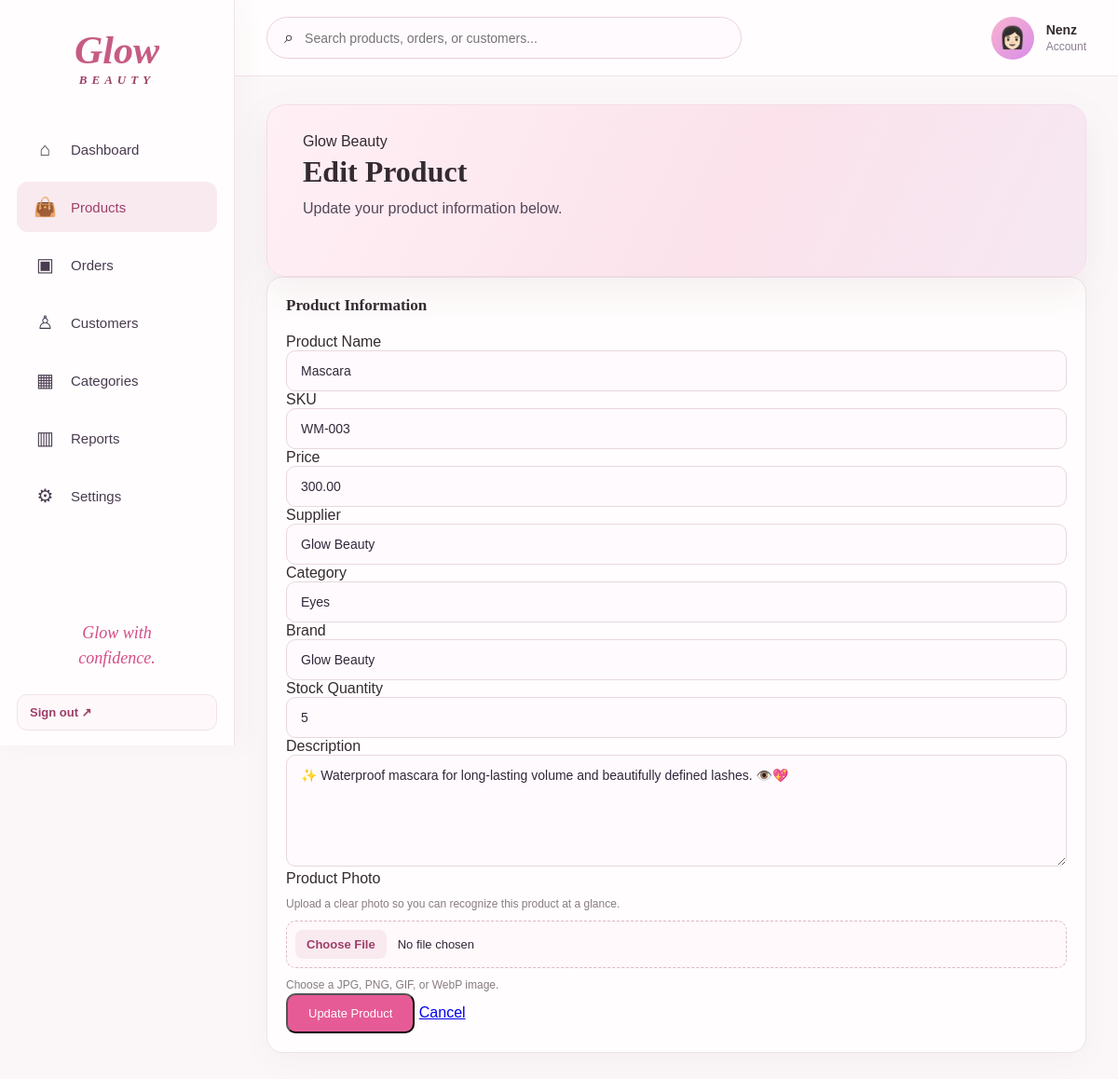
/products/edit/104/ (signed in), run on the app's committed database.
### my_app/models.py (models this page shows, shortened)
class Product(models.Model):
    product_id = models.AutoField(primary_key=True)
    name = models.CharField(max_length=100)
    sku = models.CharField(max_length=50, unique=True)
    price = models.DecimalField(max_digits=10, decimal_places=2)
    supplier = models.CharField(max_length=100)
    category = models.CharField(max_length=100)
    brand = models.CharField(max_length=100)
    stock_quantity = models.IntegerField(default=0)
    description = models.TextField()
    image = models.ImageField(upload_to="products/", blank=True)
    date_added = models.DateField(auto_now_add=True)

### my_app/views.py (the view)
# urls.py: path("products/edit/<int:product_id>/", views.product_edit, name="product_edit"),
@login_required
def product_edit(request, product_id):
    product = get_object_or_404(
        Product,
        product_id=product_id
    )
    if request.method == "POST":
        form = ProductForm(
            request.POST,
            request.FILES,
            instance=product,
        )
        if form.is_valid():
            form.save()
            return redirect("product_list")
    else:
        form = ProductForm(
            instance=product
        )
    return render(
        request,
        "my_app/product_form.html",
        {
            "form": form,
            "product": product
        }
    )

### my_app/templates/my_app/product_form.html (shortened to what this page needs)
{% load static %}
<!DOCTYPE html>
<html lang="en">
<head>
    <link rel="stylesheet" href="{% static 'my_app/style.css' %}">
    <link rel="stylesheet" href="{% static 'my_app/dashboard_theme.css' %}">
</head>
<body>
<aside class="sidebar">
    <div class="logo">
        <div class="logo-main">Glow</div>
        <div class="logo-sub">BEAUTY</div>
    </div>
    <ul class="nav-menu">
        <li>
            <a href="{% url 'dashboard' %}">
                <span class="nav-icon">⌂</span>
                <span>Dashboard</span>
            </a>
        </li>
        <li>
            <a href="{% url 'product_list' %}" class="active">
                <span class="nav-icon">👜</span>
                <span>Products</span>
            </a>
        </li>
        <li>
            <a href="{% url 'orders' %}">
                <span class="nav-icon">▣</span>
                <span>Orders</span>
            </a>
        </li>
        <li>
            <a href="{% url 'customers' %}">
                <span class="nav-icon">♙</span>
                <span>Customers</span>
            </a>
        </li>
        <li>
            <a href="{% url 'categories' %}">
            <span class="nav-icon">▦</span>
            <span>Categories</span>
        </a>
    </li>
       <li>
        <a href="{% url 'reports' %}">
            <span class="nav-icon">▥</span>
            <span>Reports</span>
        </a>
    </li>
        <li>
        <a href="{% url 'settings' %}">
            <span class="nav-icon">⚙</span>
            <span>Settings</span>
        </a>
    </li>
</ul>
    <div class="sidebar-bottom">
        <p>
            Glow with<br>
            confidence.
        </p>
    </div>
    <form class="logout-form" method="post" action="{% url 'logout' %}">
        <button type="submit">Sign out <span aria-hidden="true">↗</span></button>
    </form>
</aside>
<main class="main">
    <header class="topbar">
        <div class="search-box">
            <span>⌕</span>
            <input
                type="text"
                placeholder="Search products, orders, or customers..."
            >
        </div>
        <div class="profile">
            <div class="profile-avatar">
                👩🏻
            </div>
            <div>
                <div class="profile-name">
                    {{ request.user.get_full_name|default:request.user.username }}
                </div>
                <div class="profile-role">
                    Account
                </div>
            </div>
        </div>
    </header>
    <section class="content">
        <div class="welcome">
            <h4>Glow Beauty</h4>
            <h1>
                {% if product %}
                    Edit Product
                {% else %}
                    Add New Product
                {% endif %}
            </h1>
            <p>
                {% if product %}
                    Update your product information below.
                {% else %}
                    Add a new beauty product to your inventory.
                {% endif %}
            </p>
        </div>
        <div class="panel product-form-panel">
            <div class="panel-title">
                <h2>Product Information</h2>
            </div>
            <form method="POST" enctype="multipart/form-data">
                <div class="form-group">
                    <label for="{{ form.name.id_for_label }}">
                        Product Name
                    </label>
                    {{ form.name }}
                </div>
                <div class="form-group">
                    <label for="{{ form.sku.id_for_label }}">
                        SKU
                    </label>
                    {{ form.sku }}
                </div>
                <div class="form-group">
                    <label for="{{ form.price.id_for_label }}">
                        Price
                    </label>
                    {{ form.price }}
                </div>
                <div class="form-group">
                    <label for="{{ form.supplier.id_for_label }}">
                        Supplier
                    </label>
                    {{ form.supplier }}
                </div>
                <div class="form-group">
                    <label for="{{ form.category.id_for_label }}">
                        Category
                    </label>
                    {{ form.category }}
                </div>
                <div class="form-group">
                    <label for="{{ form.brand.id_for_label }}">
                        Brand
                    </label>
                    {{ form.brand }}
                </div>
                <div class="form-group">
                    <label for="{{ form.stock_quantity.id_for_label }}">
                        Stock Quantity
                    </label>
                    {{ form.stock_quantity }}
                </div>
                <div class="form-group">
                    <label for="{{ form.description.id_for_label }}">
                        Description
                    </label>
                    {{ form.description }}
                </div>
                <div class="form-group product-photo-field">
                    <label for="{{ form.image.id_for_label }}">Product Photo</label>
                    {% if product.image %}
                        <div class="current-product-photo">
                            <img src="{{ product.image.url }}" alt="Current photo of {{ product.name }}">
                            <span>Current photo · choose a new image to replace it</span>
                        </div>
                    {% else %}
                        <p class="photo-help">Upload a clear photo so you can recognize this product at a glance.</p>
                    {% endif %}
                    {{ form.image }}
                    <small class="photo-help">Choose a JPG, PNG, GIF, or WebP image.</small>
                </div>
                <div class="form-actions">
                    <button
                        type="submit"
                        class="shop-button">
                        {% if product %}
                            Update Product
                        {% else %}
                            Save Product
                        {% endif %}
                    </button>
                    <a
                        href="{% url 'product_list' %}"
                        class="cancel-button">
                        Cancel
                    </a>
                </div>
            </form>
        </div>
    </section>
</main>
</body>
</html>

### my_app/static/my_app/style.css (style rules this page uses)
* { margin: 0; padding: 0; box-sizing: border-box; }
body { font-family: Arial, Helvetica, sans-serif; background: #fff8fc; color: #24203a; }
.sidebar { position: fixed; left: 0; top: 0; width: 245px; height: 100vh; background: linear-gradient(180deg, #fff0f7, #fff8fc); border-right: 1px solid #f3dce9; padding: 30px 15px; z-index: 100; }
.logo { text-align: center; margin-bottom: 40px; }
.logo-main { font-family: Georgia, serif; font-size: 42px; font-style: italic; color: #e05291; }
.logo-sub { color: #d94a87; font-size: 13px; letter-spacing: 5px; }
.nav-menu { list-style: none; }
.nav-menu li { margin-bottom: 8px; }
.nav-menu a { display: flex; align-items: center; gap: 15px; padding: 15px 18px; border-radius: 15px; color: #493b50; text-decoration: none; font-size: 15px; transition: 0.2s; }
.nav-menu a:hover, .nav-menu a.active { background: #f8cde0; color: #c72e72; }
.nav-icon { width: 25px; text-align: center; font-size: 20px; }
.sidebar-bottom { position: absolute; bottom: 30px; left: 30px; right: 30px; text-align: center; }
.sidebar-bottom p { font-family: Georgia, serif; font-style: italic; color: #d44d88; font-size: 18px; line-height: 1.5; }
.main { margin-left: 245px; min-height: 100vh; }
.topbar { height: 82px; background: rgba(255, 255, 255, 0.85); border-bottom: 1px solid #f1dce8; display: flex; align-items: center; justify-content: space-between; padding: 0 35px; }
.search-box { width: 510px; height: 45px; border: 1px solid #edcfdf; border-radius: 25px; display: flex; align-items: center; padding: 0 18px; background: #fffafd; }
.search-box span { font-size: 18px; margin-right: 12px; }
.search-box input { border: none; outline: none; background: transparent; width: 100%; font-size: 14px; }
.profile { display: flex; align-items: center; gap: 13px; }
.profile-avatar { width: 46px; height: 46px; border-radius: 50%; background: linear-gradient(135deg, #f8b4ce, #d98ce9); display: flex; align-items: center; justify-content: center; font-size: 23px; }
.profile-name { font-size: 14px; font-weight: bold; }
.profile-role { font-size: 12px; color: #8c7d91; margin-top: 3px; }
.content { padding: 25px 35px; }
.welcome { background: linear-gradient( 100deg, #ffe3ef, #fbd8e8 50%, #f8d5e5 ); border-radius: 12px; padding: 30px 38px; min-height: 185px; position: relative; overflow: hidden; }
.welcome h4 { font-weight: normal; margin-bottom: 5px; }
.welcome h1 { font-family: Georgia, serif; font-size: 32px; margin-bottom: 12px; }
.welcome p { color: #53485a; }
.panel { background: white; border: 1px solid #f2dfeb; border-radius: 13px; padding: 20px; }
.panel-title { display: flex; justify-content: space-between; align-items: center; margin-bottom: 20px; }
.panel-title h2 { font-size: 17px; }
.shop-button { background: #e65b96; color: white; text-decoration: none; padding: 12px 22px; border-radius: 10px; font-size: 13px; }
.form-input { width: 100%; padding: 13px 15px; border: 1px solid #ead5e1; border-radius: 10px; background: #fffafd; color: #30283a; font-size: 14px; outline: none; font-family: Arial, sans-serif; }
textarea.form-input { resize: vertical; min-height: 120px; }
.logo { text-align: center; margin-bottom: 40px; color: #d94a87; font-family: Georgia, serif; font-size: 24px; font-style: italic; font-weight: bold; }

### data on the page
Product: name "Mascara", sku "WM-003", price "300.00", supplier "Glow Beauty", category "Eyes", brand "Glow Beauty", stock_quantity "5", description "✨ Waterproof mascara for long-lasting volume and beautifully defined lashes. 👁️💖"

### other printed values
{{ request.user.get_full_name|default:request.user.username }} "Nenz"
